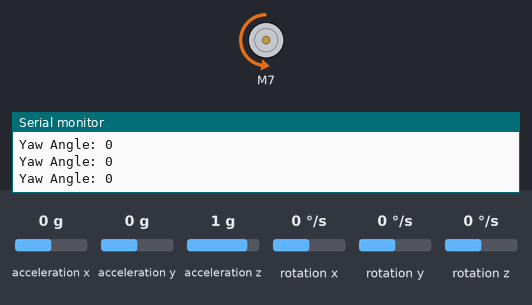
Bench run of a sketch on a simulated Arduino Uno, built with avr-gcc and run on an emulated ATmega328P. Parts: DC motor (green arrow = forward, orange = backward, longer = faster), the last lines printed to the serial monitor. The test bench sets the inputs (shaded band); at power-on: rotation z 0 °/s, acceleration x 0 g, acceleration y 0 g, acceleration z 1 g, rotation x 0 °/s, rotation y 0 °/s.

Above: at 4.2 s.
4.3 s: rotation z set to 100 °/s
At 5.7 s:
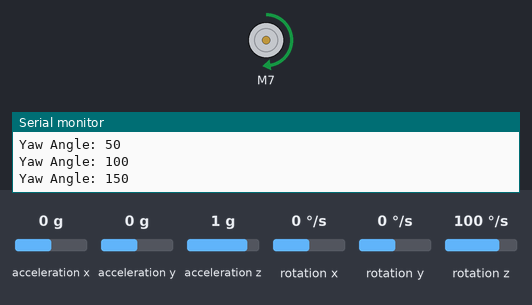
6.0 s: rotation z set to -192 °/s
At 7.7 s:
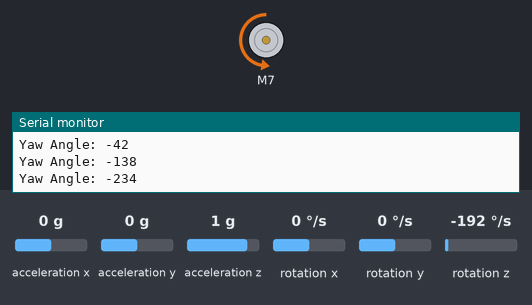
8.0 s: rotation z set to 68 °/s
11.0 s: rotation z set to 78 °/s
Timing chart, 0 to 14.0 s (numbered marks = the images above; inputs shaded):
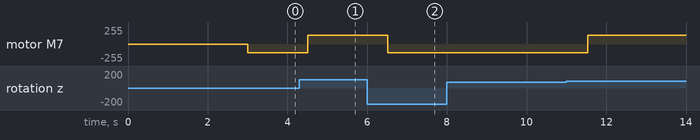

Measured:
- after the input at 4.3 s, motor M7: backward 128/255 → forward 128/255 after 0.21 s
- after the input at 6.0 s, motor M7: forward 128/255 → backward 128/255 after 0.52 s

The sketch:

yawCodeMotor2.ino
```cpp
#include <MPU6050_tockn.h>
#include <Wire.h>
#include "CytronMotorDriver.h"

MPU6050 mpu6050(Wire);
CytronMD motor1(PWM_DIR, 7, 8); // PWM 2 = Pin 7, DIR 2 = Pin 8.

// Define the required yaw angle
int requiredYawAngle = 20;
bool motorStopped = false;

void setup() {
  Serial.begin(19200);
  Wire.begin();
  mpu6050.begin();
  mpu6050.calcGyroOffsets(true);
}

void loop() {
  mpu6050.update();

  // Extract roll, pitch, and yaw angles
  int yaw = int(mpu6050.getAngleZ());

  // Calculate the error between the required yaw angle and the current yaw angle
  int error = requiredYawAngle - yaw;

  // Calculate the motor speed
  int setSpeed = error * 10;

  if (!motorStopped) {
    if (abs(error) < 1) { // Adjust the threshold for stopping the motor
      motor1.setSpeed(0);
      motorStopped = true;
    } else {
      if (error < 0) {
        motor1.setSpeed(128);
      } else {
        motor1.setSpeed(-128);
      }
    }
  }

  // Print the current yaw angle
  Serial.println("Yaw Angle: " + String(yaw));

  delay(500);
}
```
